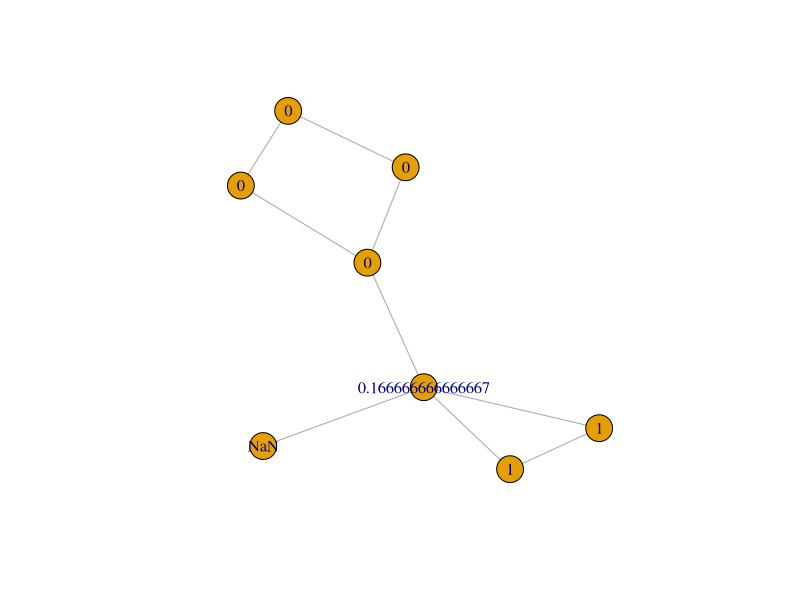

Write R code to recreate this figure.
library(igraph)

g <- matrix(
  c(
   1,2,
   1,3,
   2,3,
   3,5,
   3,6,
   4,6,
   4,7,
   6,8,
   8,7
  )
  ,ncol = 2
  ,byrow = T
)

g <- graph_from_edgelist(g,directed = F)

cc <- transitivity(g, type="localundirected")

plot(g, vertex.label = cc)